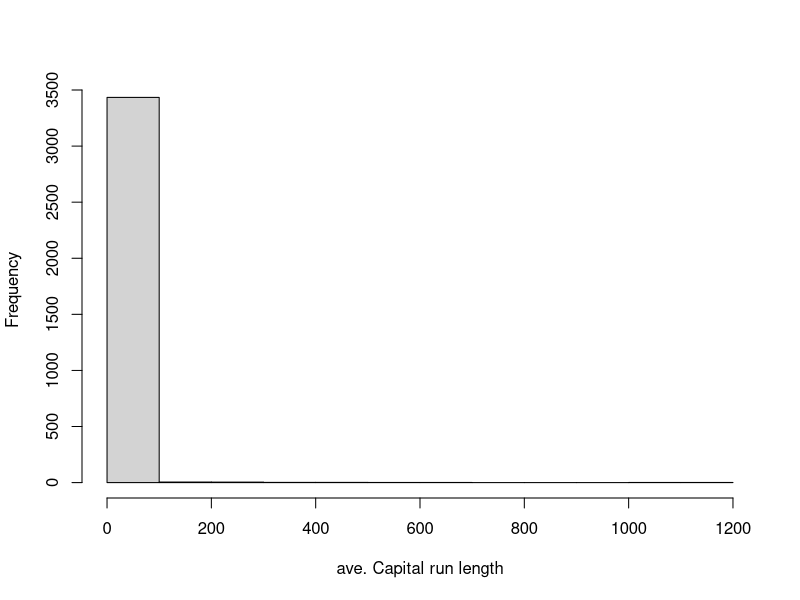
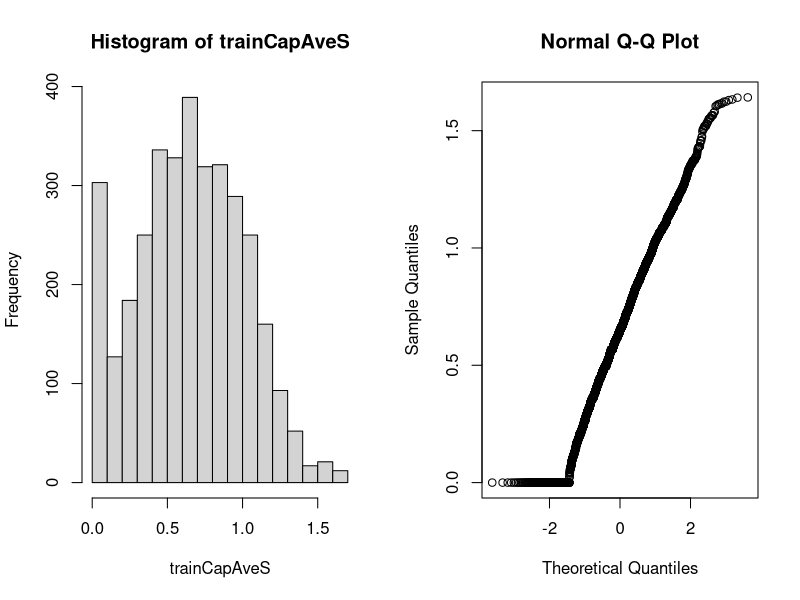

Reproduce these figures in R, in order.
library(caret)
library(kernlab)
data(spam)

train_indx = createDataPartition(y = spam$type, p = 0.75, list = FALSE)
train = spam[train_indx, ]
test = spam[-train_indx, ]

hist(train$capitalAve, main = '', 
     xlab = 'ave. Capital run length')
mean(train$capitalAve)
sd(train$capitalAve) # too big

trainCapAve = train$capitalAve
trainCapAveS = (trainCapAve - mean(trainCapAve))/sd(trainCapAve)
mean(trainCapAveS)
sd(trainCapAveS)

testCapAve = test$capitalAve
testCapAveS = (testCapAve - mean(testCapAve))/sd(testCapAve)
mean(testCapAveS)
sd(testCapAveS)

preObj = preProcess(train[, names(train)!='type'], method = c('center', 'scale'))
trainCapAveS = predict(preObj, train[, names(train)!='type'])$capitalAve
mean(trainCapAveS)
sd(trainCapAveS)

testCapAveS = predict(preObj, test[, names(test)!='type'])$capitalAve
mean(testCapAveS)
sd(testCapAveS)

set.seed(1234)
glm_model = train(type~., data = train, preProcess=c('center', 'scale'), method = 'glm')
glm_model


preObj = preProcess(train[, -58], method = 'BoxCox') # normal distribution
trainCapAveS = predict(preObj, train[,-58])$capitalAve
par(mfrow = c(1,2))
hist(trainCapAveS)
qqnorm(trainCapAveS)

## na values
train$capAve = train$capitalAve
selectNA = rbinom(nrow(train), size = 1, prob = 0.05)==1
train$capAve[selectNA] = NA

preObj = preProcess(train[,-58], method = 'knnImpute')
capAve = predict(preObj, train[,-58])$capAve

capAveTruth = train$capitalAve
capAveTruth = (capAveTruth-mean(capAveTruth))/sd(capAveTruth)

quantile(capAve - capAveTruth)
quantile((capAve - capAveTruth)[selectNA])
quantile((capAve - capAveTruth)[!selectNA])
